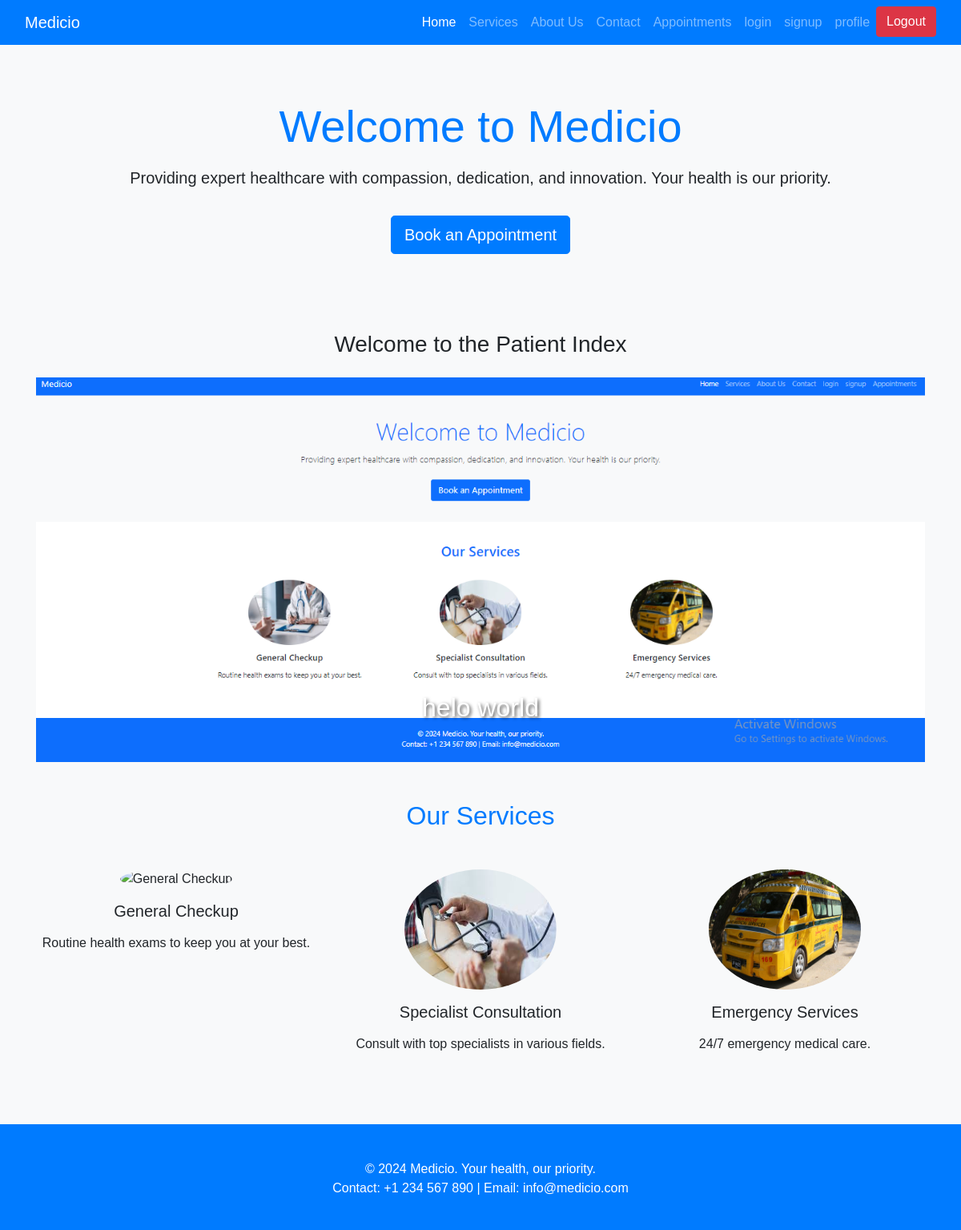
The app's page /home.php with its own data.
### tables this page shows
CREATE TABLE `carousel_items` (
  `id` int(11) NOT NULL,
  `image` varchar(255) NOT NULL,
  `caption` varchar(255) DEFAULT NULL
);

### displaycaro.php (the view, shortened to what this page needs)
<?php
include 'config.php';
$carousel_query = "SELECT * FROM carousel_items";
$carousel_result = mysqli_query($connection, $carousel_query);
?>
<!DOCTYPE html>
<html lang="en">
<head>
    <link rel="stylesheet" href="https://stackpath.bootstrapcdn.com/bootstrap/4.5.2/css/bootstrap.min.css">
</head>
<body>
<div class="container mt-5">
    <h3 class="text-center mb-4">Welcome to the Patient Index</h3>
    <div id="carouselExampleIndicators" class="carousel slide" data-ride="carousel">
        <div class="carousel-inner">
            <?php
            $first = true;
            while ($carousel = mysqli_fetch_assoc($carousel_result)):
            ?>
                <div class="carousel-item <?php echo $first ? 'active' : ''; ?>">
                    <img src="<?php echo $carousel['image']; ?>" class="d-block w-100" alt="<?php echo $carousel['caption']; ?>">
                    <div class="carousel-caption d-none d-md-block">
                        <h5><?php echo $carousel['caption']; ?></h5>
                    </div>
                </div>
                <?php $first = false; ?>
            <?php endwhile; ?>
        </div>
        <a class="carousel-control-prev" href="#carouselExampleIndicators" role="button" data-slide="prev">
            <span class="carousel-control-prev-icon" aria-hidden="true"></span>
        </a>
        <a class="carousel-control-next" href="#carouselExampleIndicators" role="button" data-slide="next">
            <span class="carousel-control-next-icon" aria-hidden="true"></span>
        </a>
    </div>
</div>
</body>
</html>

### displaycaro.php (style rules this page uses)
body { background-color: #f8f9fa; font-family: 'Arial', sans-serif; }
.carousel-item { height: 60vh; min-height: 300px; }
.carousel-item img { object-fit: cover; height: 100%; width: 100%; }
.carousel-caption { bottom: 20px; }
.carousel-caption h5 { font-size: 2rem; text-shadow: 2px 2px 4px rgba(0, 0, 0, 0.7); }
.container { margin-top: 20px; }

### records on screen
carousel_items: image (picture), caption "helo world"
